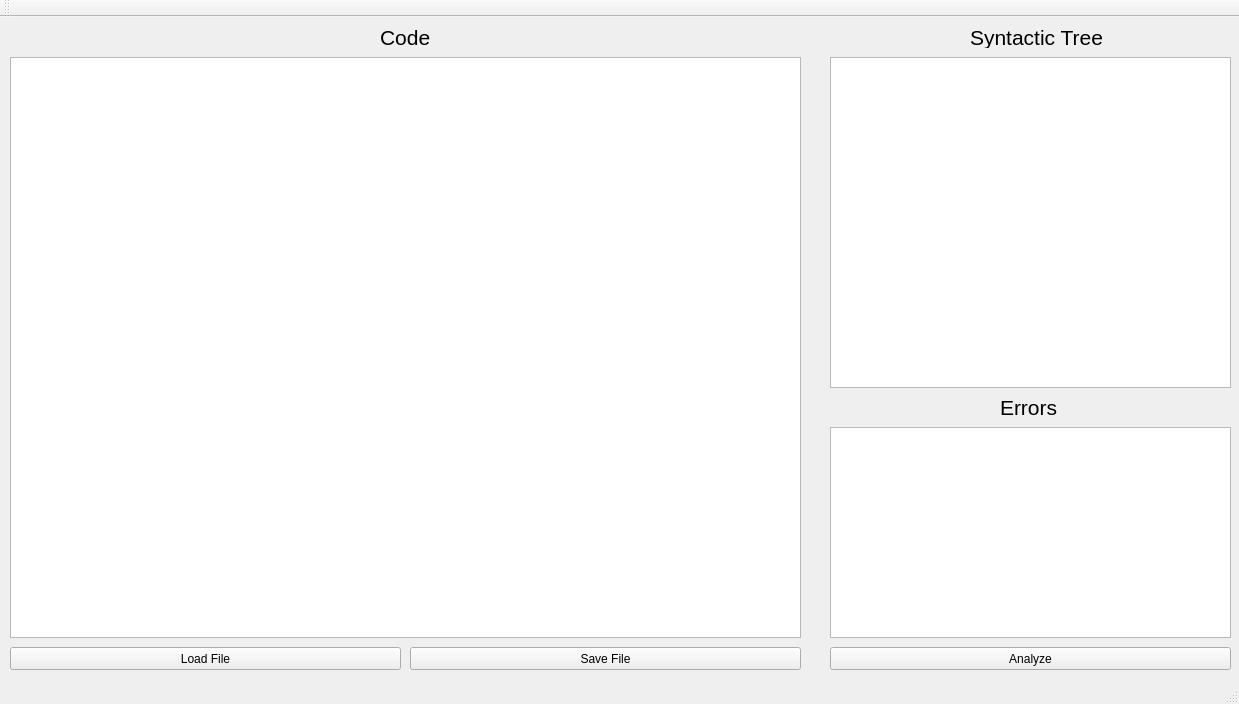
<?xml version="1.0" encoding="UTF-8"?>
<ui version="4.0">
 <class>MainWindow</class>
 <widget class="QMainWindow" name="MainWindow">
  <property name="geometry">
   <rect>
    <x>0</x>
    <y>0</y>
    <width>1239</width>
    <height>704</height>
   </rect>
  </property>
  <property name="windowTitle">
   <string>MainWindow</string>
  </property>
  <widget class="QWidget" name="centralWidget">
   <widget class="QLabel" name="label_3">
    <property name="geometry">
     <rect>
      <x>1000</x>
      <y>380</y>
      <width>71</width>
      <height>21</height>
     </rect>
    </property>
    <property name="font">
     <font>
      <pointsize>16</pointsize>
     </font>
    </property>
    <property name="text">
     <string>Errors</string>
    </property>
   </widget>
   <widget class="QLabel" name="label">
    <property name="geometry">
     <rect>
      <x>380</x>
      <y>10</y>
      <width>61</width>
      <height>21</height>
     </rect>
    </property>
    <property name="font">
     <font>
      <pointsize>16</pointsize>
     </font>
    </property>
    <property name="text">
     <string>Code</string>
    </property>
   </widget>
   <widget class="QPushButton" name="SaveButton">
    <property name="geometry">
     <rect>
      <x>410</x>
      <y>630</y>
      <width>391</width>
      <height>23</height>
     </rect>
    </property>
    <property name="text">
     <string>Save File</string>
    </property>
   </widget>
   <widget class="QPushButton" name="LoadButton">
    <property name="geometry">
     <rect>
      <x>10</x>
      <y>630</y>
      <width>391</width>
      <height>23</height>
     </rect>
    </property>
    <property name="text">
     <string>Load File</string>
    </property>
   </widget>
   <widget class="QPushButton" name="AnalyzeButton">
    <property name="geometry">
     <rect>
      <x>830</x>
      <y>630</y>
      <width>401</width>
      <height>23</height>
     </rect>
    </property>
    <property name="text">
     <string>Analyze</string>
    </property>
   </widget>
   <widget class="QLabel" name="label_2">
    <property name="geometry">
     <rect>
      <x>970</x>
      <y>10</y>
      <width>151</width>
      <height>21</height>
     </rect>
    </property>
    <property name="font">
     <font>
      <pointsize>16</pointsize>
     </font>
    </property>
    <property name="text">
     <string>Syntactic Tree</string>
    </property>
   </widget>
   <widget class="QPlainTextEdit" name="CodeText">
    <property name="geometry">
     <rect>
      <x>10</x>
      <y>40</y>
      <width>791</width>
      <height>581</height>
     </rect>
    </property>
    <property name="font">
     <font>
      <pointsize>11</pointsize>
     </font>
    </property>
   </widget>
   <widget class="QPlainTextEdit" name="ErrorText">
    <property name="geometry">
     <rect>
      <x>830</x>
      <y>410</y>
      <width>401</width>
      <height>211</height>
     </rect>
    </property>
    <property name="font">
     <font>
      <pointsize>11</pointsize>
     </font>
    </property>
   </widget>
   <widget class="QTreeView" name="treeView">
    <property name="geometry">
     <rect>
      <x>830</x>
      <y>40</y>
      <width>401</width>
      <height>331</height>
     </rect>
    </property>
   </widget>
  </widget>
  <widget class="QMenuBar" name="menuBar">
   <property name="geometry">
    <rect>
     <x>0</x>
     <y>0</y>
     <width>1239</width>
     <height>20</height>
    </rect>
   </property>
  </widget>
  <widget class="QToolBar" name="mainToolBar">
   <attribute name="toolBarArea">
    <enum>TopToolBarArea</enum>
   </attribute>
   <attribute name="toolBarBreak">
    <bool>false</bool>
   </attribute>
  </widget>
  <widget class="QStatusBar" name="statusBar"/>
 </widget>
 <layoutdefault spacing="6" margin="11"/>
 <resources/>
 <connections/>
</ui>
